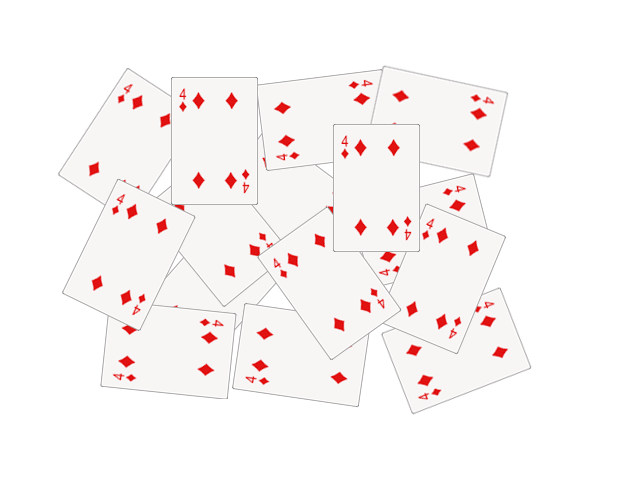
#> input picture cv2/data/cards.png, 640 x 480 px
$ python test1.py   (older library calls are emulated)
#> lines starting #> are read from the running program, lines starting #| are printed output that depends on the picture; after the words box and inside, x2 and y2 are one past the last pixel; in counts of white or black regions, pixels touching at a corner belong together
# encoding:utf-8
'''
cv2.findContours() 可以 用来绘制轮廓，
它可以根据提供图像的边界点绘制任何形状
第一个参数是原始图像
第二个参数是 轮廓（一个python列表）
第三个参数是 轮廓的索引
在绘制独立的轮廓时很有用，设置为-1时绘制所有轮廓
接下来的参数是轮廓的颜色和厚度
'''

import numpy as np
import cv2

im = cv2.imread('../data/cards.png')
#> im is the input picture: shape (480, 640, 3); mean B, G, R 245.8, 245.8, 250.7
imgray = cv2.cvtColor(im, cv2.COLOR_BGR2GRAY)
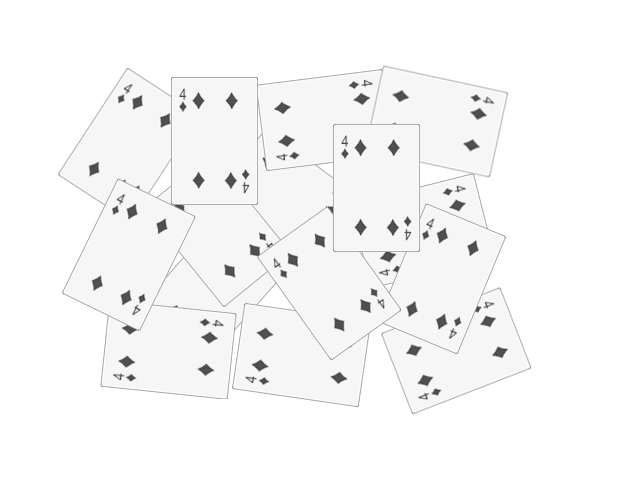
#> imgray: shape (480, 640); min 67, max 255, mean 247.3
cv2.imshow('gray', imgray)

ret, threshold = cv2.threshold(imgray, 244, 255, 0)
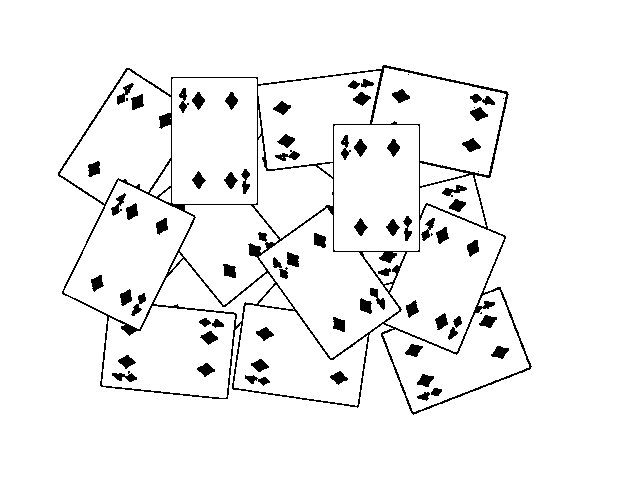
#> threshold: shape (480, 640); 94.7% white; 73 black regions (7 under 20 px)
img, contours, hierachy = cv2.findContours(threshold, cv2.RETR_TREE, cv2.CHAIN_APPROX_SIMPLE)
#> contours = 118 contours, 21 with area under 20; largest, box (x1, y1, x2, y2) and area: (0, 0, 640, 480) 306081, (57, 64, 533, 416) 130271, (334, 125, 419, 251) 10498, (172, 78, 257, 204) 10498, (64, 180, 194, 329) 10368
print('len(contours)', len(contours))
#| len(contours) 118

contours2 = [cnt for cnt in contours if cv2.contourArea(cnt) > 200]
#> contours2 = 21 contours; largest, box (x1, y1, x2, y2) and area: (0, 0, 640, 480) 306081, (57, 64, 533, 416) 130271, (334, 125, 419, 251) 10498, (172, 78, 257, 204) 10498, (64, 180, 194, 329) 10368
print('过滤太小的contout:', len(contours2))
#| 过滤太小的contout: 21

cv2.drawContours(im, contours, -1, (255, 0, 0), 3)
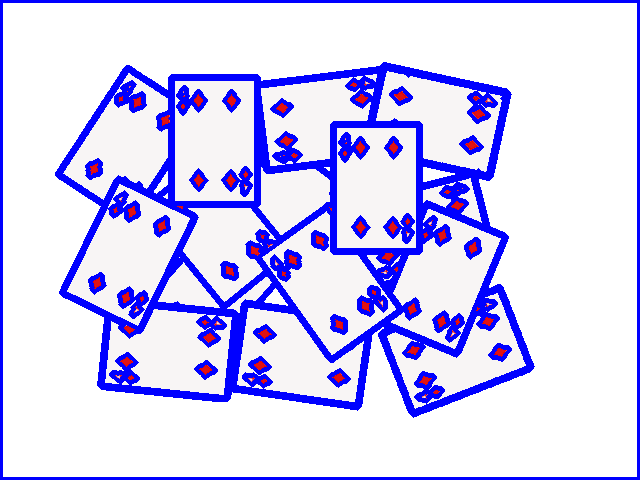
#> im: shape (480, 640, 3); 16.75% of pixels changed, all inside (x1, y1, x2, y2) = (0, 0, 640, 480)

if len(contours) > 4:
    # 绘制独立的轮廓
#> (the run stopped early here; a loop or call above may not have finished)
